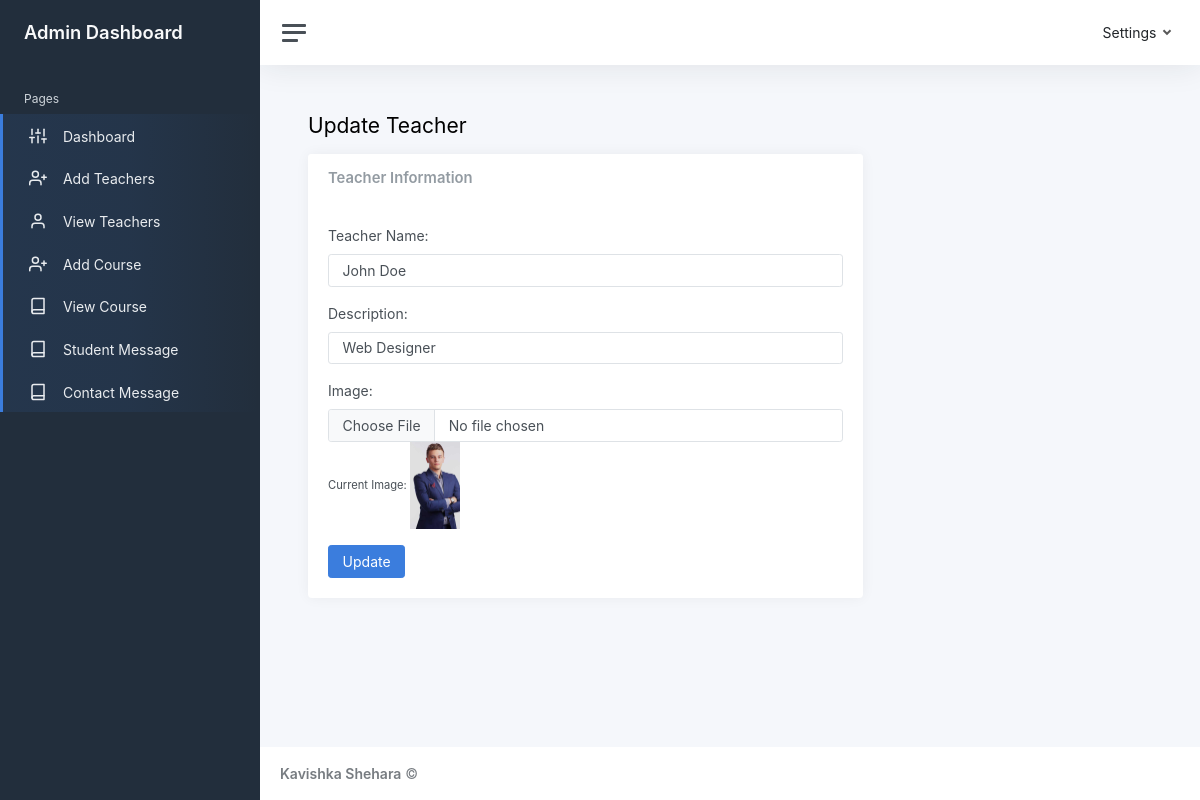
The app's page /admin/static/update-teacher.php?id=1 with its own data.
### tables this page shows
CREATE TABLE IF NOT EXISTS `teacher` (
  `id` int NOT NULL AUTO_INCREMENT,
  `name` varchar(38) DEFAULT NULL,
  `description` varchar(38) DEFAULT NULL,
  `image` varchar(38) DEFAULT NULL,
  PRIMARY KEY (`id`)
);

### admin/static/update-teacher.php (the view, shortened to what this page needs)
<?php
include 'config.php';
if (isset($_GET['id'])) {
    $teacherId = $_GET['id'];
    $query = "SELECT * FROM teacher WHERE id = '$teacherId'";
    $result = mysqli_query($data, $query);
    $teacherData = mysqli_fetch_assoc($result);
}
?>
<!DOCTYPE html>
<html lang="en">
<head>
    <link href="css/app.css" rel="stylesheet">
</head>
<body>
    <div class="wrapper">
        <?php include 'sidebar.php'; ?>
        <div class="main">
            <?php include 'navbar.php'; ?>
            <main class="content">
                <div class="container-fluid p-0">
                    <h1 class="h3 mb-3">Update Teacher</h1>
                    <div class="row">
                        <div class="col-12 col-lg-8 col-xxl-9 d-flex">
                            <div class="card w-100">
                                <div class="card-header">
                                    <h5 class="card-title mb-0">Teacher Information</h5>
                                </div>
                                <div class="card-body">
                                    <form action="#" method="POST" enctype="multipart/form-data">
                                        <div class="mb-3">
                                            <label for="name" class="form-label">Teacher Name:</label>
                                            <input type="text" class="form-control" id="name" name="name" value="<?php echo $teacherData['name']; ?>" required>
                                        </div>
                                        <div class="mb-3">
                                            <label for="description" class="form-label">Description:</label>
                                            <input type="text" class="form-control" id="description" name="description" value="<?php echo $teacherData['description']; ?>" required>
                                        </div>
                                        <div class="mb-3">
                                            <label for="image" class="form-label">Image:</label>
                                            <input type="file" class="form-control" id="image" name="image">
                                            <small>Current Image: <img src="<?php echo $teacherData['image']; ?>" alt="Teacher Image" width="50"></small>
                                        </div>
                                        <button type="submit" class="btn btn-primary" name="update_teacher">Update</button>
                                    </form>
                                </div>
                            </div>
                        </div>
                    </div>
                </div>
            </main>
            <footer class="footer">
                <div class="container-fluid">
                    <div class="row text-muted">
                        <div class="col-6 text-start">
                            <p class="mb-0">
                                <a class="text-muted" href="#"><strong>Kavishka Shehara</strong></a> &copy;
                            </p>
                        </div>
                    </div>
                </div>
            </footer>
        </div>
    </div>
</body>
</html>

### records on screen
teacher: name "John Doe", description "Web Designer", image (picture)
